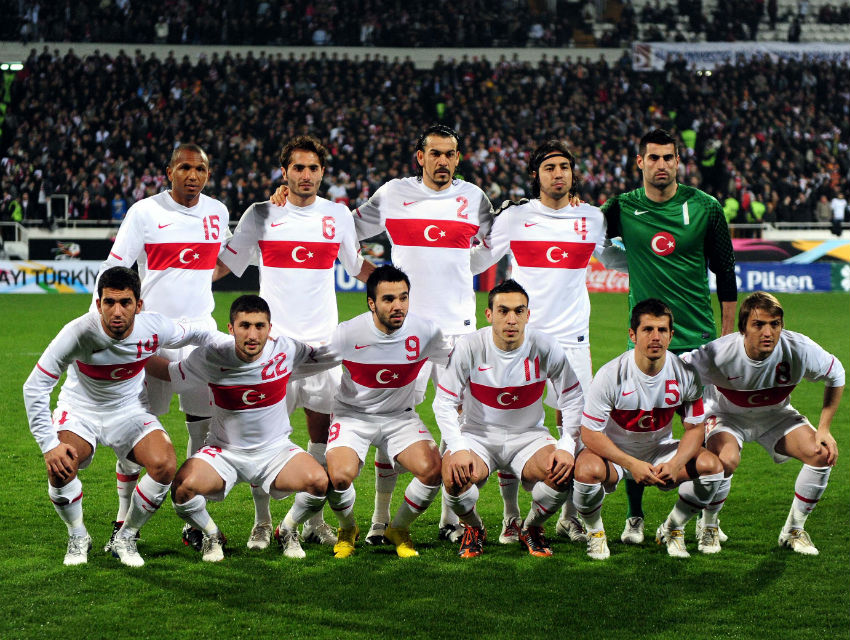
#> input picture milli-takim.jpg, 850 x 640 px
$ python main.py
#> lines starting #> are read from the running program, lines starting #| are printed output that depends on the picture; after the words box and inside, x2 and y2 are one past the last pixel; in counts of white or black regions, pixels touching at a corner belong together
import cv2

import numpy as np
face_cascade = cv2.CascadeClassifier(cv2.data.haarcascades + "haarcascade_frontalface_default.xml")


image = cv2.imread("milli-takim.jpg")
#> image is the input picture: shape (640, 850, 3); mean B, G, R 75.7, 93.2, 90.7
grayImage = cv2.cvtColor(image, cv2.COLOR_BGR2GRAY)
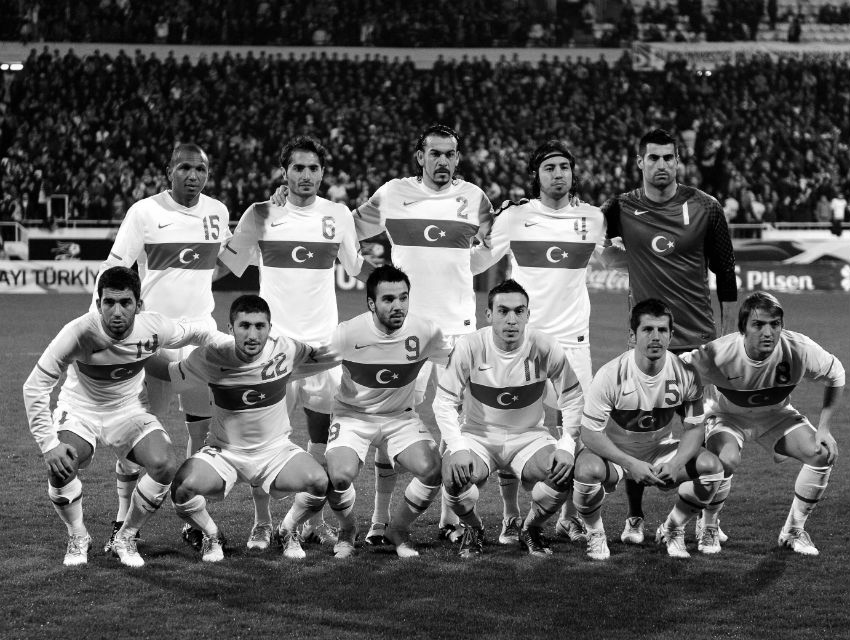
#> grayImage: shape (640, 850); min 0, max 255, mean 90.5

faces = face_cascade.detectMultiScale(grayImage)
#> faces = [[631, 312, 48, 48], [537, 151, 43, 43], [418, 135, 49, 49], [637, 139, 49, 49], [169, 150, 47, 47], [282, 149, 50, 50], [486, 291, 52, 52], [49, 486, 42, 42], [371, 279, 50, 50], [88, 281, 58, 58], [228, 305, 52, 52], [742, 305, 50, 50]]

print(type(faces))
#| <class 'numpy.ndarray'>

if len(faces) == 0:
    print("No faces found")
else:
    print(faces)
#| [[631 312  48  48]
#|  [537 151  43  43]
#|  [418 135  49  49]
#|  [637 139  49  49]
#|  [169 150  47  47]
#|  [282 149  50  50]
#|  [486 291  52  52]
#|  [ 49 486  42  42]
#|  [371 279  50  50]
#|  [ 88 281  58  58]
#|  [228 305  52  52]
#|  [742 305  50  50]]
    print(faces.shape)
#| (12, 4)
    print("Number of detected:", str(faces.shape[0]))
#| Number of detected: 12

    for (x,y,w,h) in faces:
        cv2.rectangle(image,(x,y),(x+w,y+h),(0,255,0),1)
#> this loop made 12 passes
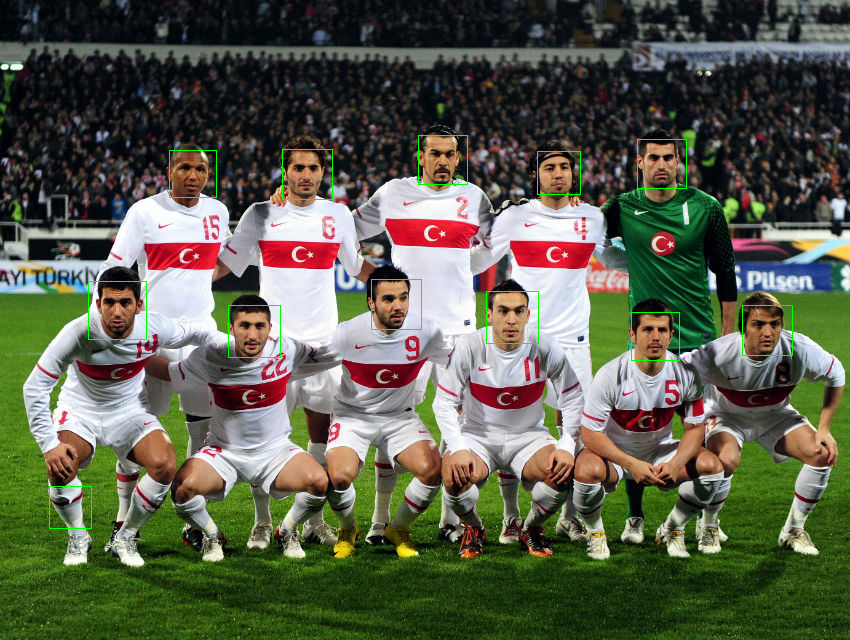
#> image: shape (640, 850, 3); 0.43% of pixels changed, all inside (x1, y1, x2, y2) = (49, 135, 793, 529)

    cv2.rectangle(image, ((0, image.shape[0] - 25)), (255, image.shape[0]), (255, 255, 255), -1)
    cv2.putText(image, "Number of faces detected: " + str(faces.shape[0]), (0, image.shape[0] - 10),
    cv2.FONT_HERSHEY_TRIPLEX, 0.5, (0, 0, 0), 1)
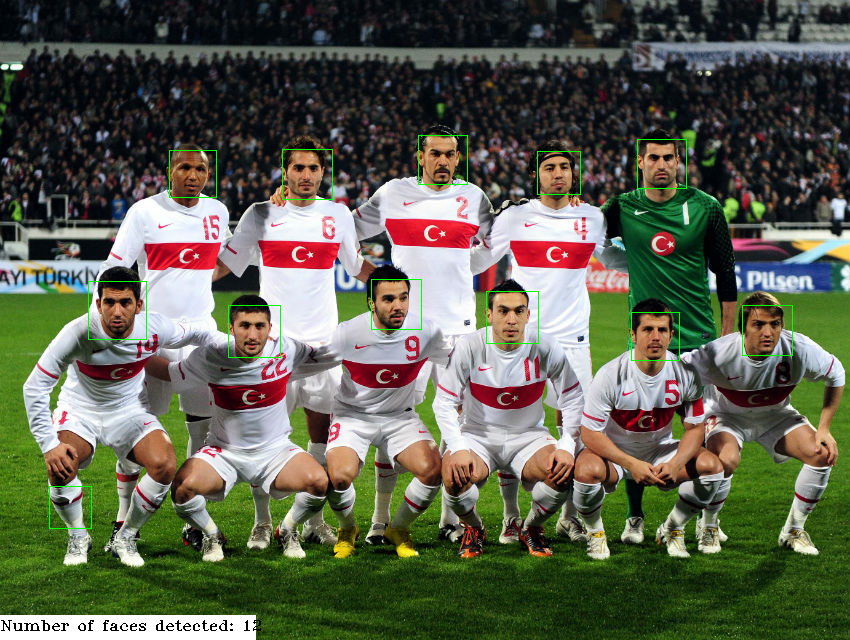
#> image: shape (640, 850, 3); mean B, G, R 77.8, 95.6, 92.3
    cv2.imshow('Image with faces', image)
    cv2.waitKey(0)
    cv2.destroyAllWindows()
